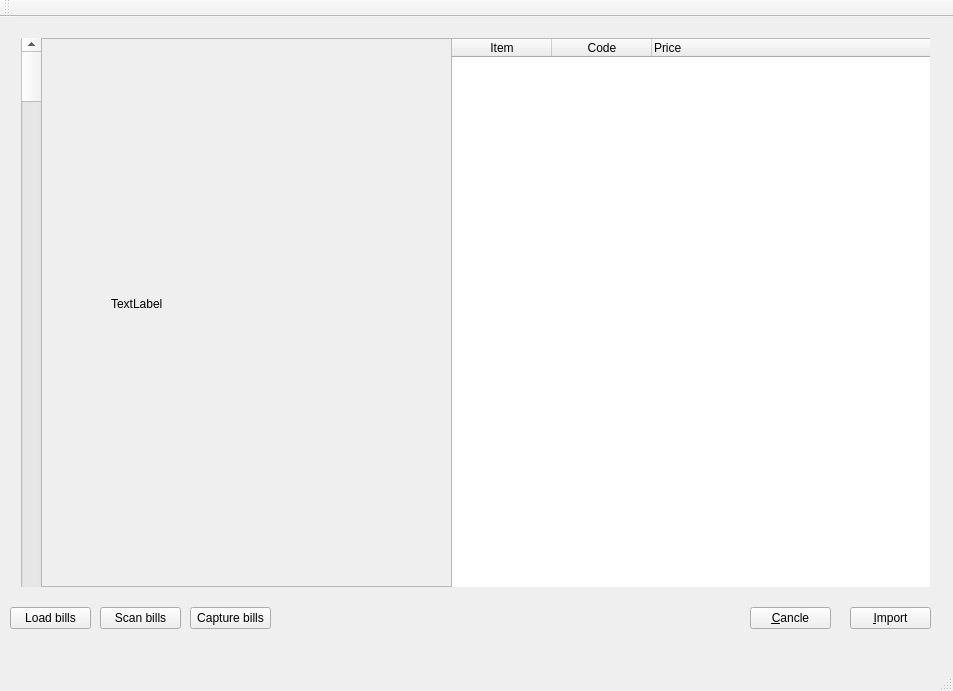
<?xml version="1.0" encoding="UTF-8"?>
<ui version="4.0">
 <class>mainWindow</class>
 <widget class="QMainWindow" name="mainWindow">
  <property name="geometry">
   <rect>
    <x>0</x>
    <y>0</y>
    <width>953</width>
    <height>691</height>
   </rect>
  </property>
  <property name="sizePolicy">
   <sizepolicy hsizetype="Expanding" vsizetype="Expanding">
    <horstretch>0</horstretch>
    <verstretch>0</verstretch>
   </sizepolicy>
  </property>
  <property name="windowTitle">
   <string>Main</string>
  </property>
  <widget class="QWidget" name="centralWidget">
   <widget class="QPushButton" name="import_btn">
    <property name="geometry">
     <rect>
      <x>850</x>
      <y>590</y>
      <width>81</width>
      <height>22</height>
     </rect>
    </property>
    <property name="text">
     <string>&amp;Import</string>
    </property>
   </widget>
   <widget class="QPushButton" name="cancle_btn">
    <property name="geometry">
     <rect>
      <x>750</x>
      <y>590</y>
      <width>81</width>
      <height>22</height>
     </rect>
    </property>
    <property name="accessibleName">
     <string/>
    </property>
    <property name="text">
     <string>&amp;Cancle</string>
    </property>
   </widget>
   <widget class="QPushButton" name="load_btn">
    <property name="geometry">
     <rect>
      <x>10</x>
      <y>590</y>
      <width>81</width>
      <height>22</height>
     </rect>
    </property>
    <property name="text">
     <string>Load bills</string>
    </property>
   </widget>
   <widget class="QPushButton" name="scan_btn">
    <property name="geometry">
     <rect>
      <x>100</x>
      <y>590</y>
      <width>81</width>
      <height>22</height>
     </rect>
    </property>
    <property name="text">
     <string>Scan bills</string>
    </property>
   </widget>
   <widget class="QPushButton" name="capture_btn">
    <property name="geometry">
     <rect>
      <x>190</x>
      <y>590</y>
      <width>81</width>
      <height>22</height>
     </rect>
    </property>
    <property name="text">
     <string>Capture bills</string>
    </property>
   </widget>
   <widget class="QWidget" name="horizontalLayoutWidget">
    <property name="geometry">
     <rect>
      <x>10</x>
      <y>10</y>
      <width>931</width>
      <height>571</height>
     </rect>
    </property>
    <layout class="QHBoxLayout" name="horizontalLayout">
     <item>
      <widget class="QFrame" name="mainFrame">
       <property name="frameShape">
        <enum>QFrame::StyledPanel</enum>
       </property>
       <property name="frameShadow">
        <enum>QFrame::Raised</enum>
       </property>
       <widget class="QScrollBar" name="verticalScrollBar">
        <property name="geometry">
         <rect>
          <x>0</x>
          <y>0</y>
          <width>21</width>
          <height>571</height>
         </rect>
        </property>
        <property name="orientation">
         <enum>Qt::Vertical</enum>
        </property>
       </widget>
       <widget class="QTableWidget" name="tableWidget">
        <property name="geometry">
         <rect>
          <x>430</x>
          <y>0</y>
          <width>501</width>
          <height>571</height>
         </rect>
        </property>
        <property name="sizePolicy">
         <sizepolicy hsizetype="Expanding" vsizetype="Expanding">
          <horstretch>0</horstretch>
          <verstretch>0</verstretch>
         </sizepolicy>
        </property>
        <property name="autoFillBackground">
         <bool>false</bool>
        </property>
        <attribute name="horizontalHeaderStretchLastSection">
         <bool>true</bool>
        </attribute>
        <column>
         <property name="text">
          <string>Item</string>
         </property>
        </column>
        <column>
         <property name="text">
          <string>Code</string>
         </property>
        </column>
        <column>
         <property name="text">
          <string>Price</string>
         </property>
         <property name="textAlignment">
          <set>AlignLeft|AlignVCenter</set>
         </property>
        </column>
       </widget>
       <widget class="QFrame" name="pictureFrame">
        <property name="geometry">
         <rect>
          <x>20</x>
          <y>0</y>
          <width>411</width>
          <height>571</height>
         </rect>
        </property>
        <property name="frameShape">
         <enum>QFrame::StyledPanel</enum>
        </property>
        <property name="frameShadow">
         <enum>QFrame::Raised</enum>
        </property>
        <widget class="QLabel" name="pictureLabel">
         <property name="geometry">
          <rect>
           <x>70</x>
           <y>40</y>
           <width>281</width>
           <height>451</height>
          </rect>
         </property>
         <property name="text">
          <string>TextLabel</string>
         </property>
        </widget>
       </widget>
      </widget>
     </item>
    </layout>
   </widget>
  </widget>
  <widget class="QMenuBar" name="menuBar">
   <property name="geometry">
    <rect>
     <x>0</x>
     <y>0</y>
     <width>953</width>
     <height>19</height>
    </rect>
   </property>
  </widget>
  <widget class="QToolBar" name="mainToolBar">
   <attribute name="toolBarArea">
    <enum>TopToolBarArea</enum>
   </attribute>
   <attribute name="toolBarBreak">
    <bool>false</bool>
   </attribute>
  </widget>
  <widget class="QStatusBar" name="statusBar"/>
 </widget>
 <layoutdefault spacing="6" margin="11"/>
 <resources/>
 <connections/>
</ui>
